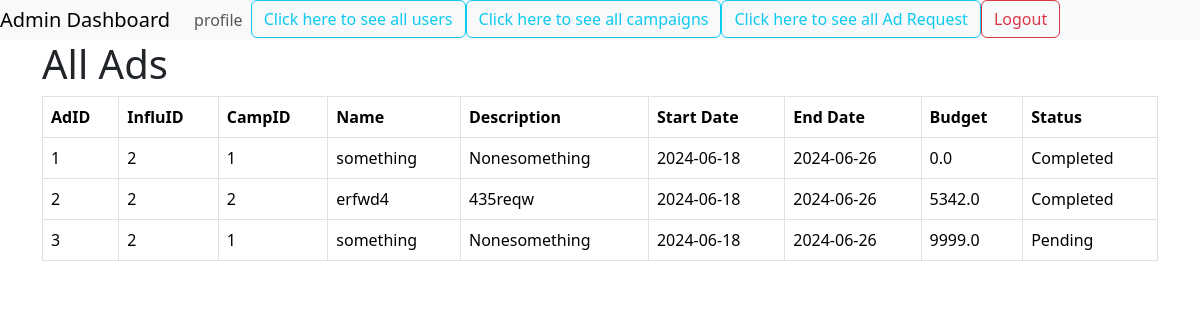
The page /find_ads (signed in) on the database its author committed.
### models.py (models this page shows)
class AdRequest(db.Model):
    __tablename__ = 'adrequest'
    Ad_id = db.Column(db.Integer, primary_key=True)
    campaign_id = db.Column(db.Integer, db.ForeignKey('campaign.Campaign_id'), nullable=False)
    influencer_id = db.Column(db.Integer, db.ForeignKey('user.user_id'), nullable=False)
    requirements = db.Column(db.Text, nullable=False)
    payment_amount = db.Column(db.Float, nullable=False)
    status = db.Column(db.String(16), nullable=False, default='Pending')
    campaign_id = db.Column(db.Integer, db.ForeignKey('campaign.Campaign_id'), nullable=False)
    influencer_id = db.Column(db.Integer, db.ForeignKey('user.user_id'), nullable=False)

class Campaign(db.Model):
    __tablename__ = 'campaign'
    Campaign_id = db.Column(db.Integer, primary_key=True)
    name = db.Column(db.String(64), nullable=False)
    description = db.Column(db.Text, nullable=False)
    start_date = db.Column(db.Date, nullable=False)
    end_date = db.Column(db.Date, nullable=False)
    budget = db.Column(db.Integer, nullable=False)
    visibility = db.Column(db.String(8), nullable=False)
    niche=db.Column(db.String(64), nullable=True ,default= 'None')
    sponsor_id = db.Column(db.Integer, db.ForeignKey('user.user_id'), nullable=False)
    ad_requests = db.relationship('AdRequest', backref='campaign', lazy=True)

### routes.py (the view)
@app.route('/find_ads')
@auth
def find_ads():
    if User.query.get(session['user_id']).is_admin:
        ads = AdRequest.query.all()
        return render_template('find_ads.html', ads=ads)
    else:
        return "Access denied"

### routes.py (called while the page is built)
def auth(func):
    @wraps(func)
    def inner(*agrs,**kwargs):
        if 'user_id'not in session:
            flash('Login to continue')
            return redirect(url_for('login'))
        return func(*agrs ,**kwargs)
    return inner

### templates/find_ads.html
{% extends 'layout_adm.html' %}
{% block content %}
<h1>All Ads</h1>
<table class="table table-bordered">
    <thead>
      <tr>
        <th scope="col">AdID</th>
        <th scope="col">InfluID</th>
        <th scope="col">CampID</th>
        <th scope="col">Name</th>
        <th scope="col">Description</th>
        <th scope="col">Start Date</th>
        <th scope="col">End Date</th>
        <th scope="col">Budget</th>
        <th scope="col">Status</th>
      </tr>
    </thead>
    <tbody>
      {% for ad in ads %}
      <tr>
        <td>{{ad.Ad_id}}</td>
        <td>{{ad.influencer_id}}</td>
        <td>{{ ad.campaign.Campaign_id }}</td>
        <td>{{ ad.campaign.name }}</td>
        <td>{{ ad.requirements }}</td>
        <td>{{ ad.campaign.start_date }}</td>
        <td>{{ ad.campaign.end_date }}</td>
        <td>{{ ad.payment_amount }}</td>
        <td>{{ ad.status }}</td>
      </tr>
      {% endfor %}
    </tbody>
  </table>
  {% endblock %}

### rows shown on the page
AdRequest: Ad_id "1", influencer_id "2", campaign.Campaign_id "1", campaign.name "something", requirements "Nonesomething", campaign.start_date "2024-06-18", campaign.end_date "2024-06-26", payment_amount "0.0", status "Completed"
AdRequest: Ad_id "2", influencer_id "2", campaign.Campaign_id "2", campaign.name "erfwd4", requirements "435reqw", campaign.start_date "2024-06-18", campaign.end_date "2024-06-26", payment_amount "5342.0", status "Completed"
AdRequest: Ad_id "3", influencer_id "2", campaign.Campaign_id "1", campaign.name "something", requirements "Nonesomething", campaign.start_date "2024-06-18", campaign.end_date "2024-06-26", payment_amount "9999.0", status "Pending"
